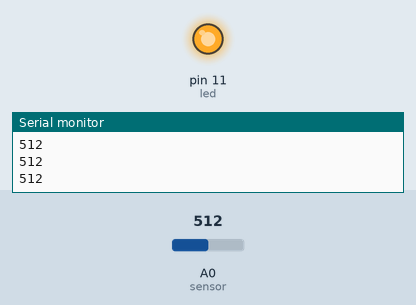
Simulated run of this sketch. Board: Arduino Uno, built with avr-gcc and run on an emulated ATmega328P. Parts: output pins drawn as LEDs (lit = HIGH), the last lines printed to the serial monitor. Inputs (shaded band) come from the test bench; at power-on: A0 (sensor) = 512.

Above: at 1.2 s.
1.3 s: A0 (sensor) set to 187
2.8 s: A0 (sensor) set to 165
At 3.4 s:
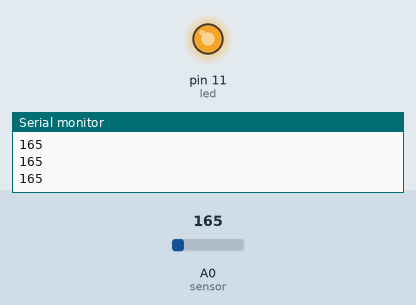
4.3 s: A0 (sensor) set to 122
At 4.6 s:
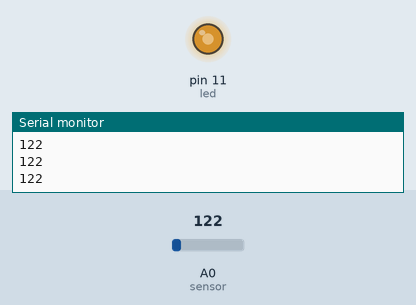
5.8 s: A0 (sensor) set to 0
At 6.8 s:
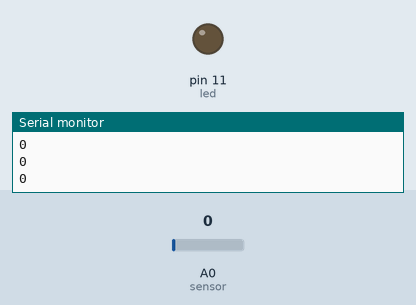
Timing chart, 0 to 8.3 s (numbered marks = the images above; inputs shaded):
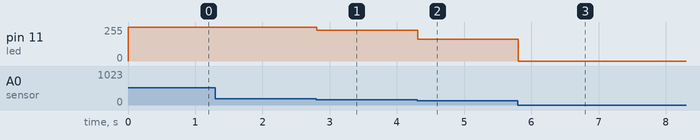

Measured:
- after the input at 2.8 s, pin 11 (led): 255/255 → 231/255 at once
- after the input at 4.3 s, pin 11 (led): 231/255 → 162/255 at once
- after the input at 5.8 s, pin 11 (led): 162/255 → 0/255 at once

The sketch:

softsensors.ino
```cpp
/*
  Annie Liu
  Created 04/26/2022

  Description: This program maps the analog readings from a knitted stretch soft sensor
  to an led's brightness.

  Board: Arduino Uno
*/

int sensor = A0; // goes to soft sensor
int led = 11; // led is connected to pin 11

void setup() {
  pinMode(sensor, INPUT_PULLUP);
  pinMode(led, OUTPUT);
  Serial.begin(9600);
}

void loop() {
  int sensorValue = analogRead(sensor); // read sensor value
  Serial.println(sensorValue); // print sensor value
  delay(1); // delay 1 ms
  sensorValue = constrain(sensorValue, 20, 180); // constrain sensor values to 20-180
  int brightness = map(sensorValue, 20, 180, 0, 255); // map sensor values to brightness range
  analogWrite(led, brightness); // write led to brightness
  delay(1); // delay 1 ms

}
```
